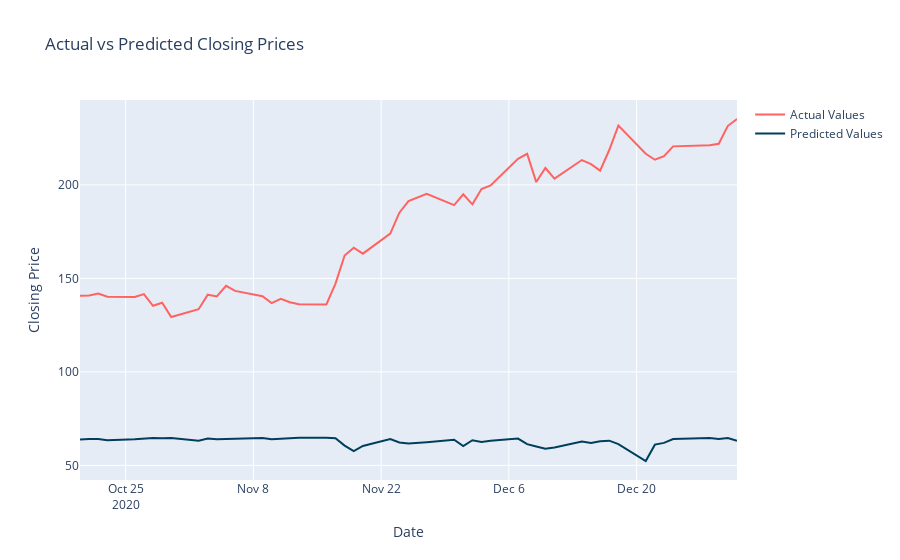

This figure's notebook cell:
### Code cell
# ADD ASSERT SHAPE = SHAPE


window_size = 1

# Create the sliding window dataset
X, y, dates = create_dataset(tsla_df[['Open', 'High', 'Low', 'Close', 'Volume']], window_size)
# Split the X and y dataset into training/test data on a 80/20 split
split = int(0.8 * len(X))

# Scale the input features
scaler = MinMaxScaler()
X_scaled = scaler.fit_transform(X)
# Split the input features into training and test data
X_train_scaled, X_test_scaled = X[: split], X[split :]
# Split the target values into training and test data
y_train, y_test = y[: split], y[split :]
# Retrieve the dates corresponding to the test data
dates_test = dates[split :]

# Train SVR Model
model = SVR(kernel='rbf')
model.fit(X_train_scaled, y_train)

# Make predictions
predictions = model.predict(X_test_scaled)

# Calculate MAE
mae = calculate_mae(y_test, predictions)
print("Mean Absolute Error: ", round(mae, 2))

# Calculate MSE
mse = calculate_mse(y_test, predictions)
print("Mean Squared Error: ", round(mse, 2))

# Create the trace for the actual values
actual_trace = go.Scatter(
    x=dates_test,
    y=y_test,
    mode='lines',
    name='Actual Values',
    marker=dict(color='#ff6361')
)

# Create the trace for the predicted values
predicted_trace = go.Scatter(
    x=dates_test,
    y=predictions,
    mode='lines',
    name='Predicted Values',
    marker=dict(color='#003f5c')
)

# Create the layout
layout = go.Layout(
    title='Actual vs Predicted Closing Prices',
    xaxis=dict(title='Date'),
    yaxis=dict(title='Closing Price')
)

# Create the figure
fig = go.Figure(data=[actual_trace, predicted_trace], layout=layout)

# Show the plot
fig.show()

### Figure 1 — Plotly figure (JSON) as saved in the notebook; plotly's stock layout.template omitted (floating-point values rounded to 4 significant figures)
{"data": [{"marker": {"color": "#ff6361"}, "mode": "lines", "name": "Actual Values", "type": "scatter", "x": ["2020-10-20T00:00:00", "2020-10-21T00:00:00", "2020-10-22T00:00:00", "2020-10-23T00:00:00", "2020-10-26T00:00:00", "2020-10-27T00:00:00", "2020-10-28T00:00:00", "2020-10-29T00:00:00", "2020-10-30T00:00:00", "2020-11-02T00:00:00", "2020-11-03T00:00:00", "2020-11-04T00:00:00", "2020-11-05T00:00:00", "2020-11-06T00:00:00", "2020-11-09T00:00:00", "2020-11-10T00:00:00", "2020-11-11T00:00:00", "2020-11-12T00:00:00", "2020-11-13T00:00:00", "2020-11-16T00:00:00", "2020-11-17T00:00:00", "2020-11-18T00:00:00", "2020-11-19T00:00:00", "2020-11-20T00:00:00", "2020-11-23T00:00:00", "2020-11-24T00:00:00", "2020-11-25T00:00:00", "2020-11-27T00:00:00", "2020-11-30T00:00:00", "2020-12-01T00:00:00", "2020-12-02T00:00:00", "2020-12-03T00:00:00", "2020-12-04T00:00:00", "2020-12-07T00:00:00", "2020-12-08T00:00:00", "2020-12-09T00:00:00", "2020-12-10T00:00:00", "2020-12-11T00:00:00", "2020-12-14T00:00:00", "2020-12-15T00:00:00", "2020-12-16T00:00:00", "2020-12-17T00:00:00", "2020-12-18T00:00:00", "2020-12-21T00:00:00", "2020-12-22T00:00:00", "2020-12-23T00:00:00", "2020-12-24T00:00:00", "2020-12-28T00:00:00", "2020-12-29T00:00:00", "2020-12-30T00:00:00", "2020-12-31T00:00:00"], "y": [140.6, 140.9, 141.9, 140.2, 140.1, 141.6, 135.3, 136.9, 129.3, 133.5, 141.3, 140.3, 146.0, 143.3, 140.4, 136.8, 139.0, 137.3, 136.2, 136.0, 147.2, 162.2, 166.4, 163.2, 173.9, 185.1, 191.3, 195.3, 189.2, 194.9, 189.6, 197.8, 199.7, 213.9, 216.6, 201.5, 209.0, 203.3, 213.3, 211.1, 207.6, 218.6, 231.7, 216.6, 213.4, 215.3, 220.6, 221.2, 222.0, 231.6, 235.2]}, {"marker": {"color": "#003f5c"}, "mode": "lines", "name": "Predicted Values", "type": "scatter", "x": ["2020-10-20T00:00:00", "2020-10-21T00:00:00", "2020-10-22T00:00:00", "2020-10-23T00:00:00", "2020-10-26T00:00:00", "2020-10-27T00:00:00", "2020-10-28T00:00:00", "2020-10-29T00:00:00", "2020-10-30T00:00:00", "2020-11-02T00:00:00", "2020-11-03T00:00:00", "2020-11-04T00:00:00", "2020-11-05T00:00:00", "2020-11-06T00:00:00", "2020-11-09T00:00:00", "2020-11-10T00:00:00", "2020-11-11T00:00:00", "2020-11-12T00:00:00", "2020-11-13T00:00:00", "2020-11-16T00:00:00", "2020-11-17T00:00:00", "2020-11-18T00:00:00", "2020-11-19T00:00:00", "2020-11-20T00:00:00", "2020-11-23T00:00:00", "2020-11-24T00:00:00", "2020-11-25T00:00:00", "2020-11-27T00:00:00", "2020-11-30T00:00:00", "2020-12-01T00:00:00", "2020-12-02T00:00:00", "2020-12-03T00:00:00", "2020-12-04T00:00:00", "2020-12-07T00:00:00", "2020-12-08T00:00:00", "2020-12-09T00:00:00", "2020-12-10T00:00:00", "2020-12-11T00:00:00", "2020-12-14T00:00:00", "2020-12-15T00:00:00", "2020-12-16T00:00:00", "2020-12-17T00:00:00", "2020-12-18T00:00:00", "2020-12-21T00:00:00", "2020-12-22T00:00:00", "2020-12-23T00:00:00", "2020-12-24T00:00:00", "2020-12-28T00:00:00", "2020-12-29T00:00:00", "2020-12-30T00:00:00", "2020-12-31T00:00:00"], "y": [63.8, 64.17, 64.12, 63.45, 64.02, 64.38, 64.64, 64.53, 64.64, 63.19, 64.34, 63.97, 64.13, 64.37, 64.67, 63.93, 64.26, 64.77, 64.72, 64.72, 64.46, 60.59, 57.64, 60.38, 64.08, 62.23, 61.76, 62.41, 63.69, 60.29, 63.44, 62.56, 63.18, 64.32, 61.36, 60.08, 58.86, 59.6, 62.72, 61.99, 62.89, 63.23, 61.37, 52.35, 61.1, 62.03, 64.06, 64.63, 64.12, 64.63, 63.15]}], "layout": {"title": {"text": "Actual vs Predicted Closing Prices"}, "xaxis": {"title": {"text": "Date"}}, "yaxis": {"title": {"text": "Closing Price"}}}}
